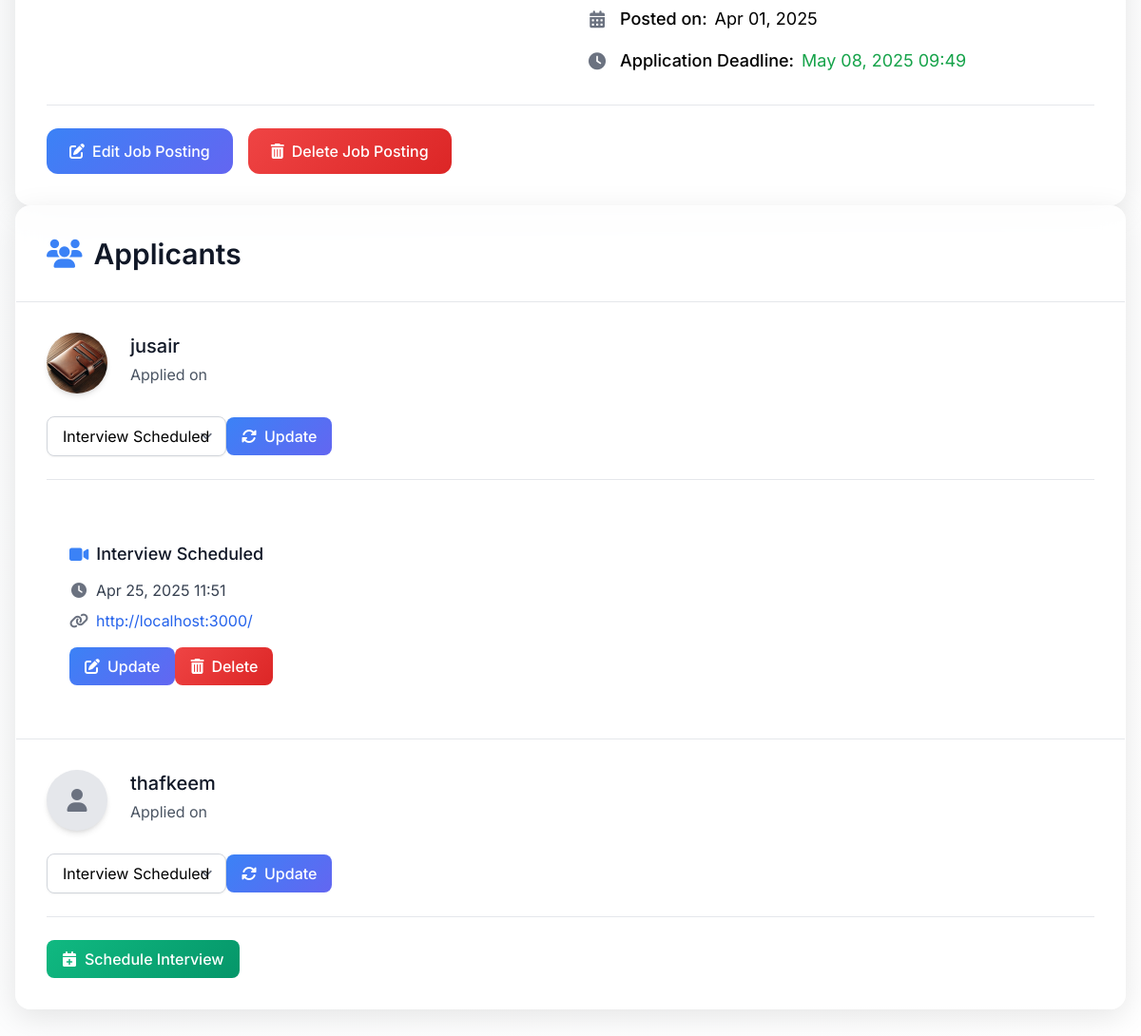
Before: /jobs/2/11/ (signed in, lower part) with the older database file.
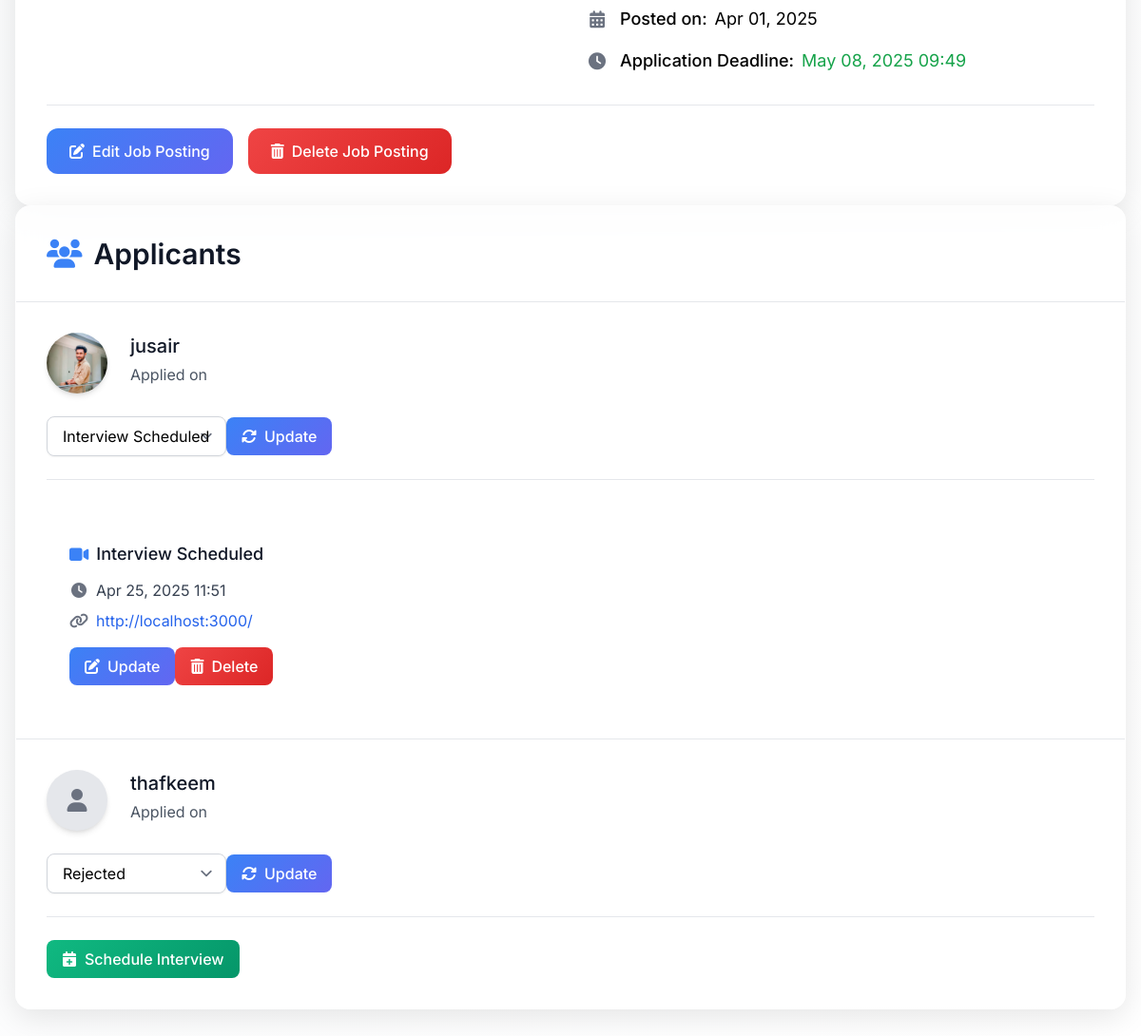
After: the same page with the newer database file.
### jobs/models.py (models this page shows, shortened)
class JobApplication(models.Model):
    job = models.ForeignKey(JobPosting, on_delete=models.CASCADE, related_name='applications')
    applicant = models.ForeignKey(User, on_delete=models.CASCADE, related_name='applications')
    applied_on = models.DateTimeField(auto_now_add=True)
    status = models.CharField(max_length=50, choices=[
        ('pending', 'Pending'),
        ('accepted', 'Accepted'),
        ('rejected', 'Rejected'),
        ('interview_scheduled', 'Interview Scheduled'),
        ('offer_made', 'Offer Made'),
    ])
    cv = models.FileField(upload_to='cvs/', blank=True, null=True)

### users/models.py (models this page shows)
class Profile(models.Model):
    user = models.OneToOneField(User, on_delete=models.CASCADE)
    profile_image = models.ImageField(upload_to='profile_images/', blank=True, null=True)
    banner_image = models.ImageField(upload_to='banner_images/', blank=True, null=True)
    certifications = models.TextField(blank=True, null=True)
    qualifications = models.TextField(blank=True, null=True)
    skills = models.ManyToManyField(Skill, blank=True)
    location = models.CharField(max_length=100, blank=True, null=True)

### jobs/views.py (the view)
# urls.py: path('<int:org_id>/<int:pk>/', views.job_posting_detail, name='job_posting_detail'),
@login_required
def job_posting_detail(request, org_id, pk):
    organization = get_object_or_404(Organization, id=org_id)
    job_posting = get_object_or_404(JobPosting, pk=pk, organization=organization)
    applications = JobApplication.objects.filter(job=job_posting)
    can_manage = False
    if request.user == organization.user:
        can_manage = True
    else:
        hr_role = OrganizationHR.objects.filter(
            user=request.user,
            organization=organization,
            is_active=True,
            can_manage_applications=True
        ).first()
        if hr_role:
            can_manage = True
    form = None  # Initialize the form outside the if conditions to ensure it always exists
    if can_manage:
        if request.method == 'POST':
            if 'update_status' in request.POST:
                application = get_object_or_404(JobApplication, id=request.POST['application_id'])
                application.status = request.POST.get('status')
                application.save()
                return redirect('job_posting_detail', org_id=org_id, pk=pk)
            if 'create_interview' in request.POST:
                job_application = get_object_or_404(JobApplication, id=request.POST.get('application_id'))
                form = InterviewForm(request.POST)
                if form.is_valid():
                    interview = form.save(commit=False)
                    interview.job_application = job_application
                    interview.save()  # Save the interview
                    return redirect('job_posting_detail', org_id=org_id, pk=pk)
            if 'update_interview' in request.POST:
                interview = get_object_or_404(Interview, id=request.POST['interview_id'])
                return redirect('update_interview', interview_id=interview.id)
            elif 'delete_interview' in request.POST:
                interview = get_object_or_404(Interview, id=request.POST['interview_id'])
                interview.delete()
                return redirect('job_posting_detail', org_id=org_id, pk=pk)
        else:
            form = InterviewForm()  # If GET request, initialize form here
    return render(request, 'jobs/job_posting_detail.html', {
        'job_posting': job_posting,
        'applications': applications,
        'organization': organization,
        'can_manage': can_manage,
        'form': form if can_manage else None
    })

### interviews/forms.py
class InterviewForm(forms.ModelForm):
    def __init__(self, *args, **kwargs):
        organization = kwargs.pop('organization', None)
        super().__init__(*args, **kwargs)
        if organization:
            self.fields['job_application'].queryset = JobApplication.objects.filter(job__organization=organization)
    class Meta:
        model = Interview
        fields = ['job_application', 'scheduled_time', 'interview_link']
        widgets = {
            'scheduled_time': forms.DateTimeInput(attrs={'type': 'datetime-local'}),
        }

### jobs/templates/jobs/job_posting_detail.html (shortened to what the changed rows need)
{% load static tailwind_tags %}
<!DOCTYPE html>
<html lang="en">
<head>
    {% tailwind_css %}
    <link href="https://cdnjs.cloudflare.com/ajax/libs/font-awesome/6.4.0/css/all.min.css" rel="stylesheet">
</head>
<body class="bg-gradient-to-br from-gray-50 to-blue-50 min-h-screen">
    <div class="max-w-7xl mx-auto px-4 py-8">
        <div class="glass-card rounded-2xl overflow-hidden animate-fade" style="animation-delay: 0.2s">
            <div class="p-8 border-b border-gray-200">
                <h2 class="text-3xl font-semibold text-gray-900 flex items-center">
                    <i class="fas fa-users text-blue-500 mr-3"></i> Applicants
                </h2>
            </div>
            {% if applications %}
            <ul class="divide-y divide-gray-200">
                {% for application in applications %}
                <li class="p-8 hover:bg-gray-50/50 transition-colors duration-300">
                    <div class="flex flex-col lg:flex-row lg:items-center lg:justify-between gap-6">
                        <div class="flex items-start space-x-6 min-w-0">
                            <div class="flex-shrink-0">
                                {% if application.applicant.profile.profile_image and application.applicant.profile.profile_image.url %}
                                    <img class="h-16 w-16 rounded-full object-cover shadow-md hover-pulse"
                                         src="{{ application.applicant.profile.profile_image.url }}"
                                         alt="{{ application.applicant.username }}">
                                {% else %}
                                    <div class="h-16 w-16 rounded-full bg-gray-200 flex items-center justify-center shadow-md">
                                        <i class="fas fa-user text-gray-500 text-2xl"></i>
                                    </div>
                                {% endif %}
                            </div>
                            <div class="min-w-0">
                                <h3 class="text-xl font-medium text-gray-900 truncate">
                                    <a href="{% url 'user_profile' application.applicant.username %}"
                                       class="hover:text-blue-600 hover:underline transition-colors">
                                        {{ application.applicant.username }}
                                    </a>
                                </h3>
                                <p class="text-gray-600 mt-1">
                                    Applied on {{ application.applied_at|date:"M d, Y" }}
                                </p>
                            </div>
                        </div>
                        <div class="flex flex-col sm:flex-row sm:items-center sm:space-x-4 space-y-4 sm:space-y-0">
                            {% if can_manage %}
                            <form method="post" class="flex items-center space-x-3">
                                <select name="status"
                                        class="text-base border border-gray-300 rounded-lg px-4 py-2 focus:ring-blue-500 focus:border-blue-500 shadow-sm">
                                    <option value="rejected" {% if application.status == "rejected" %}selected{% endif %}>Rejected</option>
                                    <option value="interview_scheduled" {% if application.status == "interview_scheduled" %}selected{% endif %}>Interview Scheduled</option>
                                </select>
                                <button type="submit" name="update_status" value="true"
                                        class="btn-gradient px-4 py-2 text-white font-medium rounded-lg flex items-center hover-pulse">
                                    <i class="fas fa-sync-alt mr-2"></i> Update
                                </button>
                            </form>
                            {% endif %}
                        </div>
                    </div>
                    <div class="mt-6 pt-6 border-t border-gray-200">
                        {% if not application.interviews.exists %}
                            {% if can_manage %}
                            <a href="{% url 'create_interview' org_id=organization.id job_id=job_posting.id application_id=application.id %}"
                               class="btn-success px-4 py-2 text-white font-medium rounded-lg inline-flex items-center hover-pulse">
                                <i class="fas fa-calendar-plus mr-2"></i> Schedule Interview
                            </a>
                            {% endif %}
                        {% else %}
                            {% for interview in application.interviews.all %}
                            <div class="bg-gray-50/50 rounded-xl p-6 mt-4 shadow-inner hover-pulse">
                                <div class="flex flex-col lg:flex-row lg:items-center lg:justify-between gap-4">
                                    <div>
                                        <h4 class="text-lg font-medium text-gray-900 flex items-center">
                                            <i class="fas fa-video text-blue-500 mr-2"></i>
                                            Interview Scheduled
                                        </h4>
                                        <div class="mt-3 space-y-2">
                                            <p class="flex items-center text-gray-700">
                                                <i class="fas fa-clock text-gray-500 mr-2 w-5 text-center"></i>
                                                {{ interview.scheduled_time|date:"M d, Y H:i" }}
                                            </p>
                                            <p class="flex items-center text-gray-700">
                                                <i class="fas fa-link text-gray-500 mr-2 w-5 text-center"></i>
                                                <a href="{{ interview.interview_link }}" target="_blank"
                                                   class="text-blue-600 hover:underline">
                                                    {{ interview.interview_link|truncatechars:40 }}
                                                </a>
                                            </p>
                                        </div>
                                    </div>
                                    {% if can_manage %}
                                    <div class="flex space-x-3 mt-4 lg:mt-0">
                                        <a href="{% url 'update_interview' org_id=organization.id job_id=job_posting.id application_id=application.id interview_id=interview.id %}"
                                           class="btn-gradient px-4 py-2 text-white font-medium rounded-lg inline-flex items-center hover-pulse">
                                            <i class="fas fa-edit mr-2"></i> Update
                                        </a>
                                        <form method="post" onsubmit="return confirm('Are you sure you want to delete this interview?')">
                                            <button type="submit" name="delete_interview" value="true"
                                                    class="btn-danger px-4 py-2 text-white font-medium rounded-lg inline-flex items-center hover-pulse">
                                                <i class="fas fa-trash-alt mr-2"></i> Delete
                                            </button>
                                        </form>
                                    </div>
                                    {% endif %}
                                </div>
                            </div>
                            {% endfor %}
                        {% endif %}
                    </div>
                </li>
                {% endfor %}
            </ul>
            {% endif %}
        </div>
    </div>
</body>
</html>

Changed rows visible on the page:
changed through a linked row, JobApplication "Interview Scheduled": applicant.profile.profile_image: a different picture
changed JobApplication "thafkeem": status "Interview Scheduled" → "Rejected"
